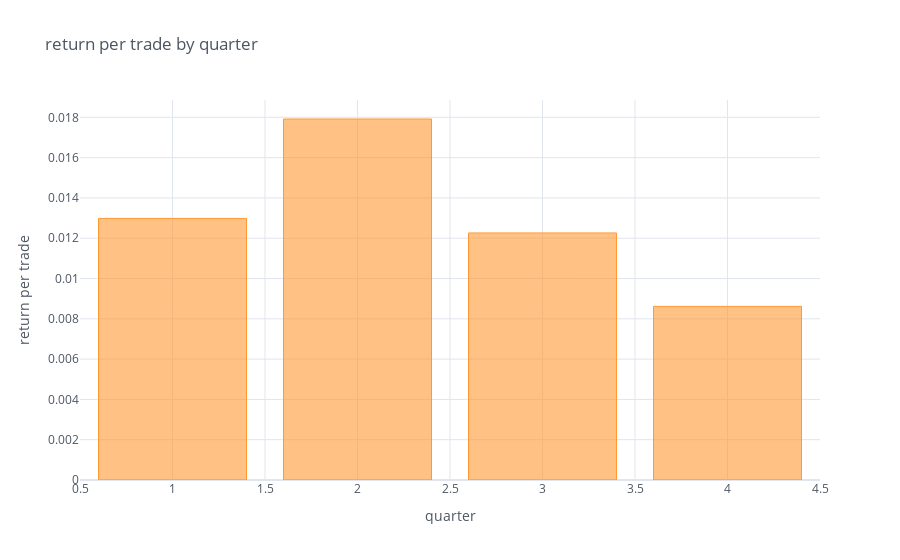

Source (notebook cell):
### Markdown cell above
### - return by quarter: Q3&4 have seasonally weaker performance

### Code cell
trade_alpha500_return_df_small.groupby("quarter")["return_post_15d"].apply(lambda x: x.mean()).apply(np.mean).iplot(kind = "bar",
                                        theme = 'white',
                                        xTitle = "quarter",
                                        yTitle = "return per trade",
                                        title = "return per trade by quarter")

### Figure 1 — Plotly figure (JSON) as saved in the notebook; plotly's stock layout.template omitted (floating-point values rounded to 4 significant figures)
{"data": [{"marker": {"color": "rgba(255, 153, 51, 0.6)", "line": {"color": "rgba(255, 153, 51, 1.0)", "width": 1}}, "name": "return_post_15d", "orientation": "v", "text": "", "type": "bar", "x": [1, 2, 3, 4], "y": [0.01298, 0.01792, 0.01226, 0.008617]}], "layout": {"legend": {"bgcolor": "#FFFFFF", "font": {"color": "#4D5663"}}, "paper_bgcolor": "#FFFFFF", "plot_bgcolor": "#FFFFFF", "title": {"font": {"color": "#4D5663"}, "text": "return per trade by quarter"}, "xaxis": {"gridcolor": "#E1E5ED", "showgrid": true, "tickfont": {"color": "#4D5663"}, "title": {"font": {"color": "#4D5663"}, "text": "quarter"}, "zerolinecolor": "#E1E5ED"}, "yaxis": {"gridcolor": "#E1E5ED", "showgrid": true, "tickfont": {"color": "#4D5663"}, "title": {"font": {"color": "#4D5663"}, "text": "return per trade"}, "zerolinecolor": "#E1E5ED"}}}
